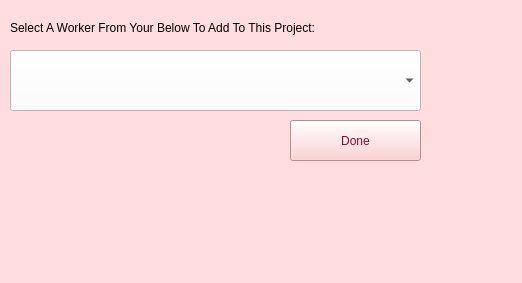
<?xml version="1.0" encoding="UTF-8"?>
<ui version="4.0">
 <class>MainWindow</class>
 <widget class="QMainWindow" name="MainWindow">
  <property name="geometry">
   <rect>
    <x>0</x>
    <y>0</y>
    <width>522</width>
    <height>283</height>
   </rect>
  </property>
  <property name="windowTitle">
   <string>Assign New Worker To Project</string>
  </property>
  <property name="styleSheet">
   <string notr="true">background-color: rgb(255, 221, 222);</string>
  </property>
  <widget class="QWidget" name="centralwidget">
   <widget class="QComboBox" name="workers">
    <property name="geometry">
     <rect>
      <x>10</x>
      <y>50</y>
      <width>411</width>
      <height>61</height>
     </rect>
    </property>
    <property name="styleSheet">
     <string notr="true">background-color:white;</string>
    </property>
   </widget>
   <widget class="QLabel" name="label">
    <property name="geometry">
     <rect>
      <x>10</x>
      <y>20</y>
      <width>351</width>
      <height>16</height>
     </rect>
    </property>
    <property name="text">
     <string>Select A Worker From Your Below To Add To This Project:</string>
    </property>
   </widget>
   <widget class="QPushButton" name="addWorkerDoneBtn">
    <property name="geometry">
     <rect>
      <x>290</x>
      <y>120</y>
      <width>131</width>
      <height>41</height>
     </rect>
    </property>
    <property name="styleSheet">
     <string notr="true">color: rgb(138, 9, 47);
background-color:rgb(255, 197, 198);;</string>
    </property>
    <property name="text">
     <string>Done</string>
    </property>
   </widget>
   <widget class="QLabel" name="label_10">
    <property name="geometry">
     <rect>
      <x>10</x>
      <y>180</y>
      <width>131</width>
      <height>51</height>
     </rect>
    </property>
    <property name="text">
     <string/>
    </property>
    <property name="pixmap">
     <pixmap>../Logo.png</pixmap>
    </property>
    <property name="scaledContents">
     <bool>true</bool>
    </property>
   </widget>
  </widget>
  <widget class="QMenuBar" name="menubar">
   <property name="geometry">
    <rect>
     <x>0</x>
     <y>0</y>
     <width>522</width>
     <height>36</height>
    </rect>
   </property>
  </widget>
  <widget class="QStatusBar" name="statusbar"/>
 </widget>
 <resources/>
 <connections/>
</ui>
